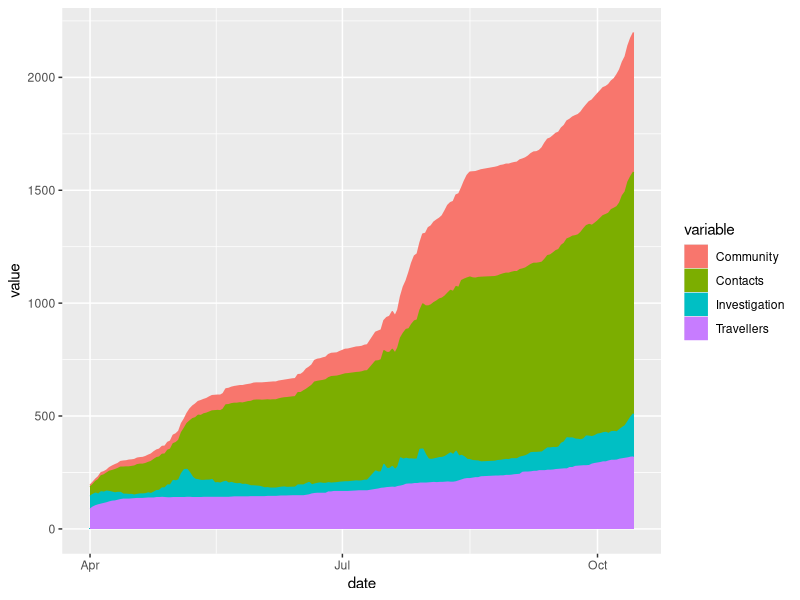

Generate this figure with R: (Note: this script raises an error after producing the figure.)


library(readr)
library(tidyr)
library(ggplot2)


gdata <- read_csv('./data/case-types.csv') %>%
  gather(variable, value, -date)

ggplot(gdata, aes(x=date, y=value, fill=variable)) +
  geom_area(aes(color=variable)) +
  theme_gray()

case_types <- read_csv('./data/case-types.csv')
cases <- read_csv('./data/cases-sk.csv')




library(stringr)
ct <- read_csv('./data/case-types.csv') %>%
  mutate(Total = Community + Contacts + Investigation + Travellers) %>%
  mutate(pct_Community = Community/Total) %>%
  mutate(pct_Contacts = Contacts/Total) %>%
  mutate(pct_Investigation = Investigation/Total) %>%
  mutate(pct_Travellers = Travellers/Total) %>%
  select(date, pct_Community, pct_Contacts, pct_Investigation, pct_Travellers) %>%
  rename_all(funs(str_replace(., "pct_", ""))) %>%
  gather(variable, value, -date)


ggplot(ct, aes(x=date, y=value, fill=variable)) +
  geom_area(aes(color=variable)) +
  theme_gray()
